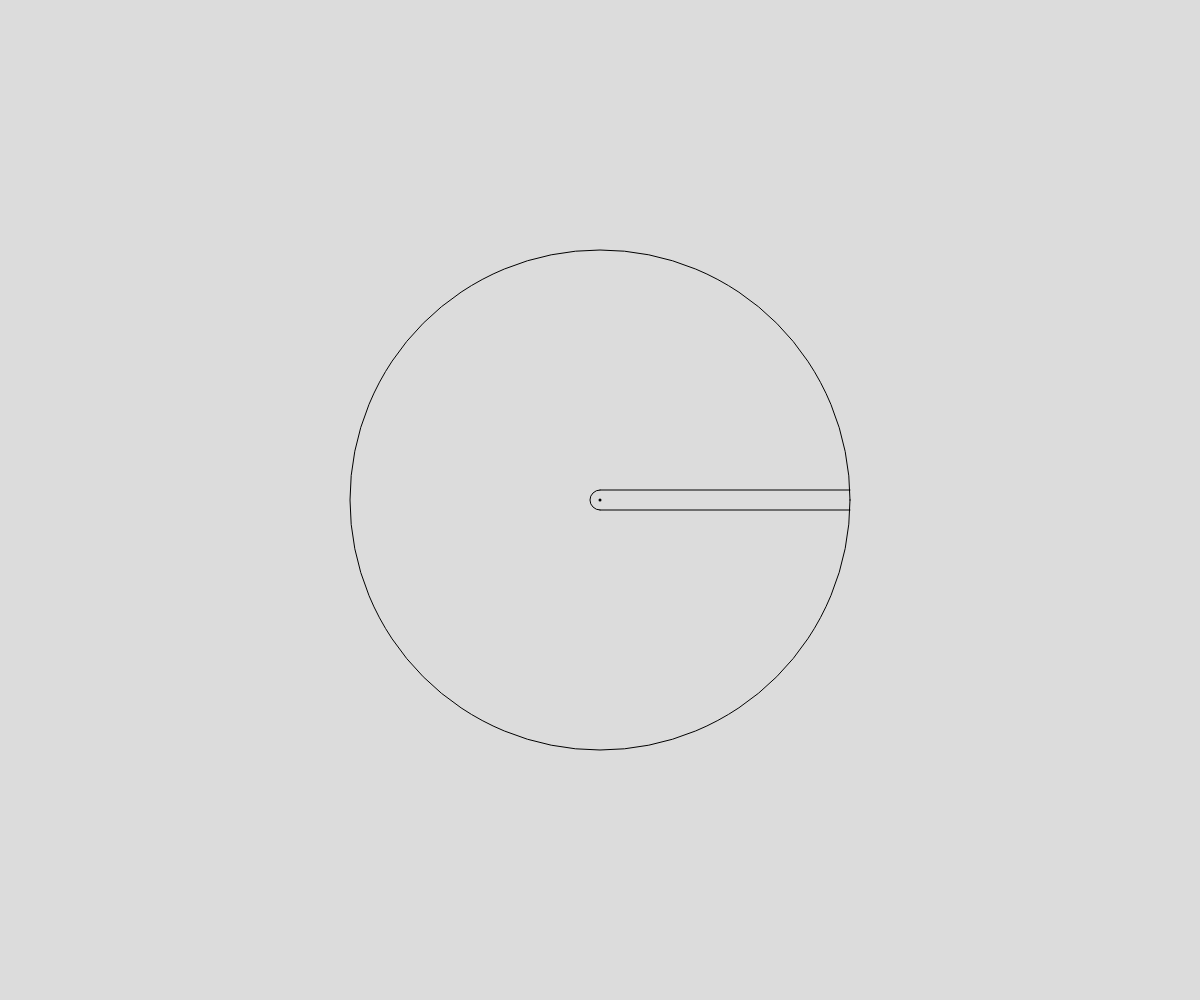
Frame 1 (no input)
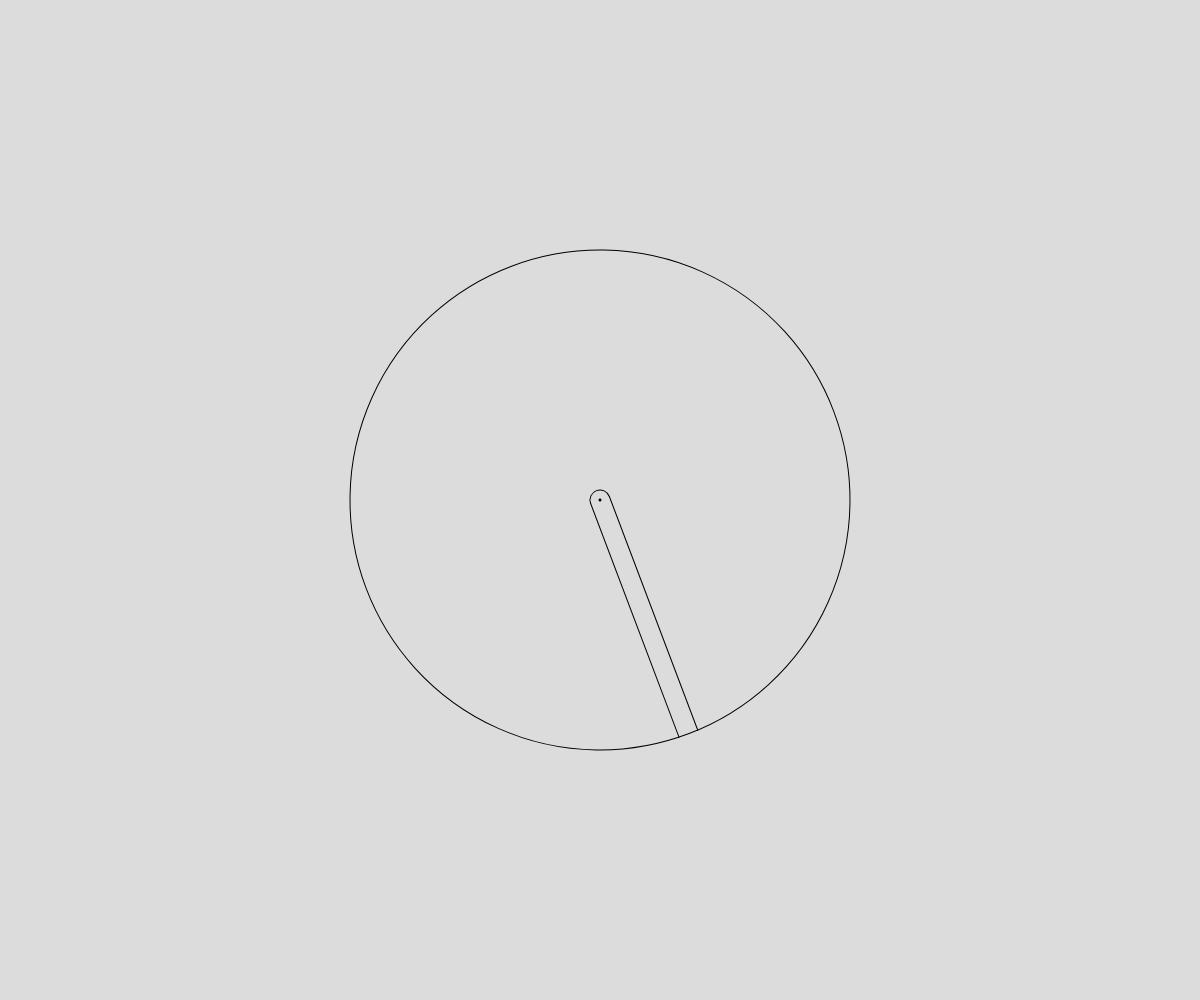
Frame 60 (no input)
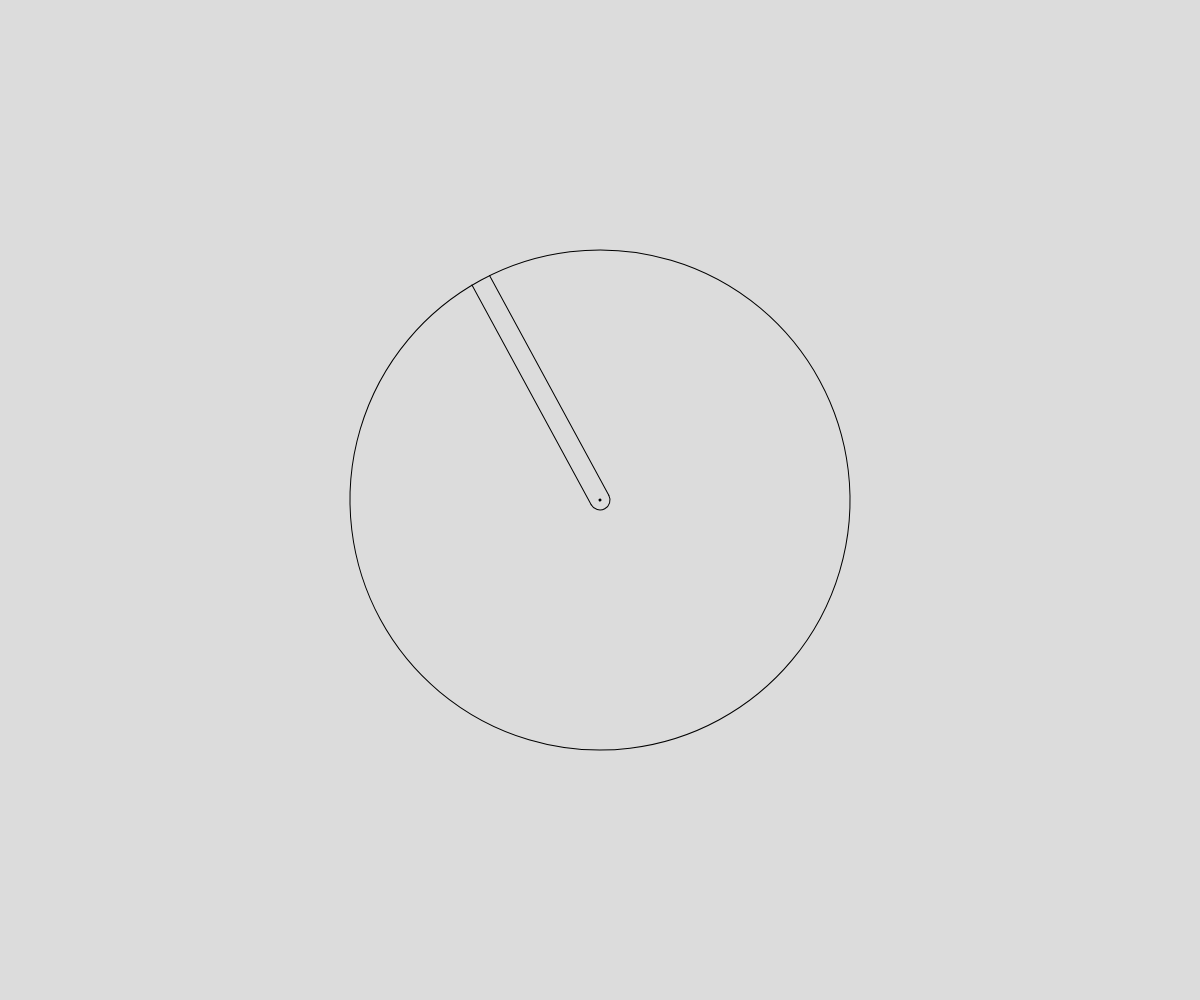
Frame 120 (the mouse pressed at the canvas centre since frame 60)

The p5.js sketch that drew these frames (run headless with seeded random() and noise() and a simulated clock; from frame 60 on, the mouse is pressed at the canvas centre):

// p5.js sketch
// ── sketch.js
let n = -0.0000000012;
let s = 0.00000115;
let j = -0.00047;
let a = 0.1;
let w = -10;
let angle = 0;

let r;

function setup() {
    createCanvas(windowWidth, windowHeight);
    angleMode(DEGREES);
    frameRate(60);
    pixelDensity(1);
    noFill();

    r = min(width, height) / 2;
}

function draw() {
    background(220);

    translate(width/2, height/2);
    rotate(-angle);
    circle(0, 0, r);
    arc(0, 0, 20, 20, 90, 270)

    strokeWeight(3);
    point(0, 0);

    strokeWeight(1);
    line(0, 10, r / 2, 10);
    line(0, -10, r / 2, -10);

    s += n;
    j += s;
    a += j;
    w += a;
    angle += w;
}
